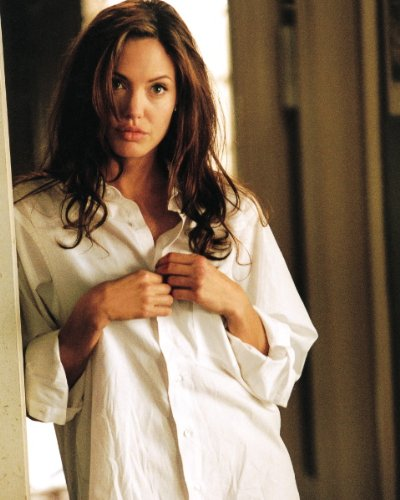
#> input picture POOSProjekat_FaceRecognition/test/51I5N-2UzhL.jpg, 400 x 500 px; its folder holds only this picture in this run
$ python DecriptorTest.py
#> lines starting #> are read from the running program, lines starting #| are printed output that depends on the picture; after the words box and inside, x2 and y2 are one past the last pixel; in counts of white or black regions, pixels touching at a corner belong together
import cv2
import os

# Get user supplied values
folderPath = "../test"
cascPath = "opencv-files/haarcascade_frontalface_alt.xml"
faceCascade = cv2.CascadeClassifier(cascPath)

subject_images_names = os.listdir(folderPath)

for image_name in subject_images_names:
    image = cv2.imread(folderPath+"/"+image_name)
#> image is the input picture: shape (500, 400, 3); mean B, G, R 91, 112.7, 132.7
    gray = cv2.cvtColor(image, cv2.COLOR_BGR2GRAY)
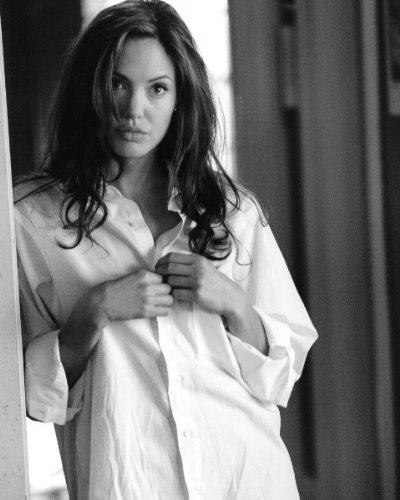
#> gray: shape (500, 400); min 3, max 255, mean 116.2
    # Detect faces in the image
    faces = faceCascade.detectMultiScale(gray,scaleFactor=1.05,minNeighbors=5,)
#> faces = [[90, 48, 99, 99]]

    print("Found {0} face(s)!".format(len(faces)))
#| Found 1 face(s)!

    # Draw a rectangle around the faces
    for (x, y, w, h) in faces:
        cv2.rectangle(image, (x, y), (x + w, y + h), (0, 255, 0), 2)
#> this loop made 1 pass
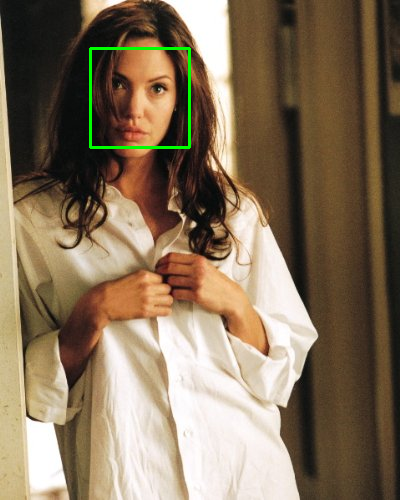
#> image: shape (500, 400, 3); 0.59% of pixels changed, all inside (x1, y1, x2, y2) = (89, 47, 191, 149)

    cv2.imshow("Faces found", image)
    cv2.waitKey(0)

$ run again, on POOSProjekat_FaceRecognition/test/harvey_specter_gabriel_macht_main.jpg
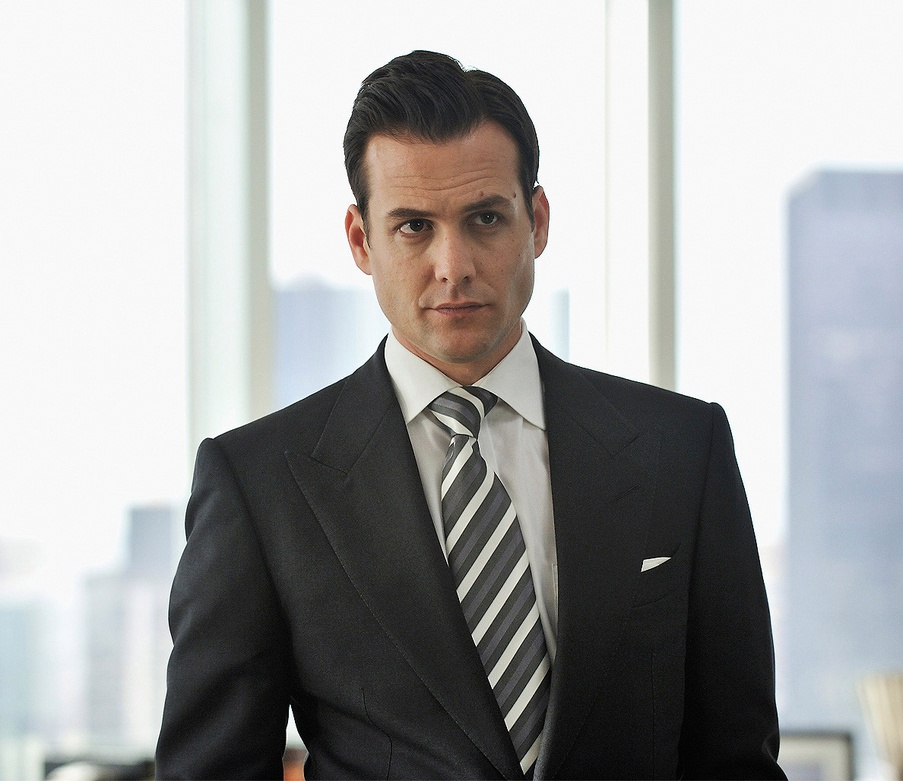
#> input picture POOSProjekat_FaceRecognition/test/harvey_specter_gabriel_macht_main.jpg, 903 x 781 px, shrunk from 1188 x 1028 before the run
#> image is the input picture: shape (781, 903, 3); mean B, G, R 162.9, 163.2, 162.8
#> `gray = cv2.cvtColor(image, cv2.COLOR_BGR2GRAY)`:
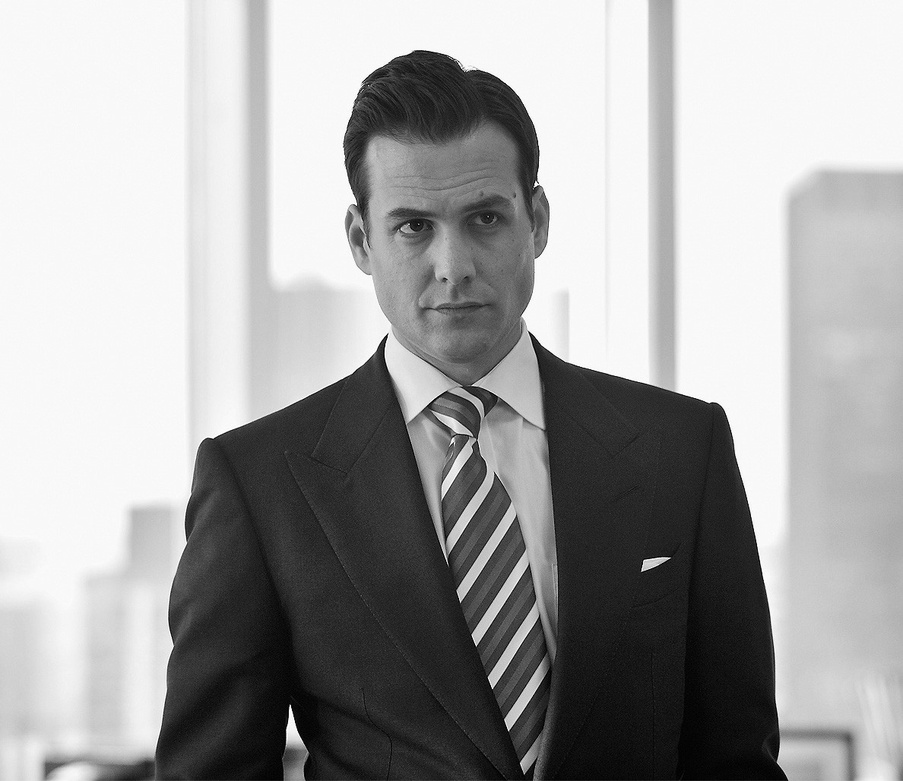
#> gray: shape (781, 903); min 0, max 255, mean 163.1
#> faces = [[345, 145, 209, 209]]
#| Found 1 face(s)!
#> the loop `for (x, y, w, h) in faces:` made 1 pass
#> after the loop `for (x, y, w, h) in faces:`:
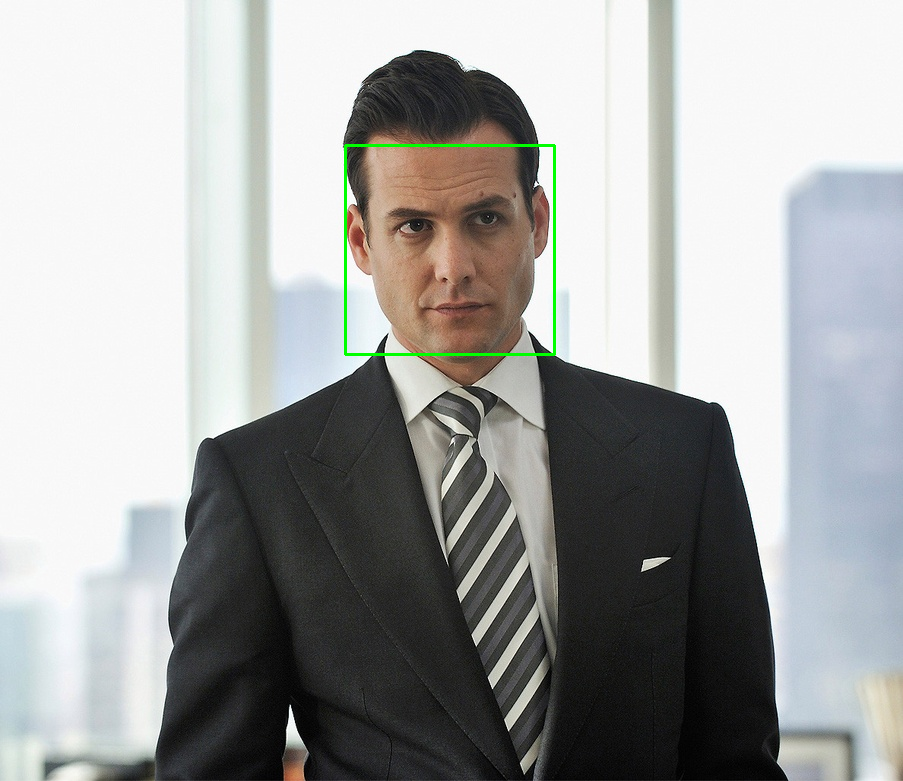
#> image: shape (781, 903, 3); 0.36% of pixels changed, all inside (x1, y1, x2, y2) = (344, 144, 556, 356)

$ run again, on POOSProjekat_FaceRecognition/test/suits_cast_donna_s8.jpg
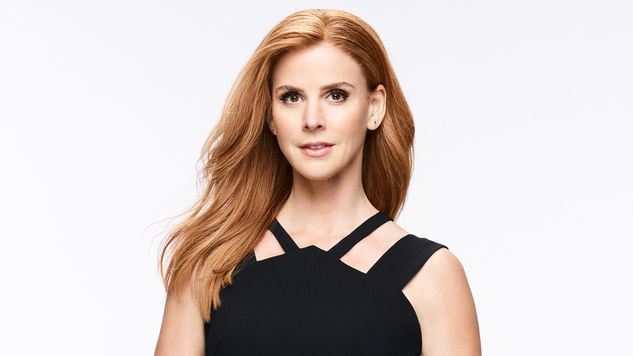
#> input picture POOSProjekat_FaceRecognition/test/suits_cast_donna_s8.jpg, 633 x 356 px
#> image is the input picture: shape (356, 633, 3); mean B, G, R 196.4, 200.8, 212
#> `gray = cv2.cvtColor(image, cv2.COLOR_BGR2GRAY)`:
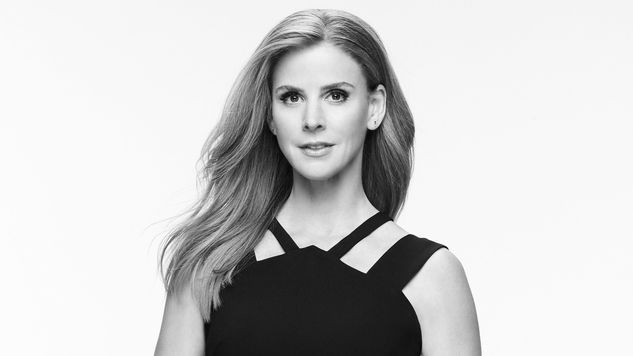
#> gray: shape (356, 633); min 1, max 255, mean 203.5
#> faces = [[256, 52, 118, 118]]
#| Found 1 face(s)!
#> the loop `for (x, y, w, h) in faces:` made 1 pass
#> after the loop `for (x, y, w, h) in faces:`:
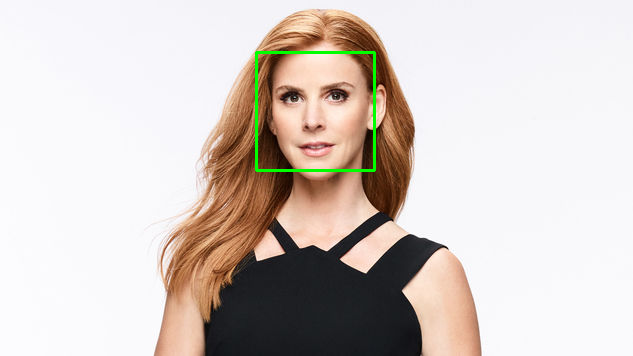
#> image: shape (356, 633, 3); 0.63% of pixels changed, all inside (x1, y1, x2, y2) = (255, 51, 376, 172)

$ run again, on POOSProjekat_FaceRecognition/test/Angelina-smoldered-her-2005-release-Mr-Mrs-Smith.JPG
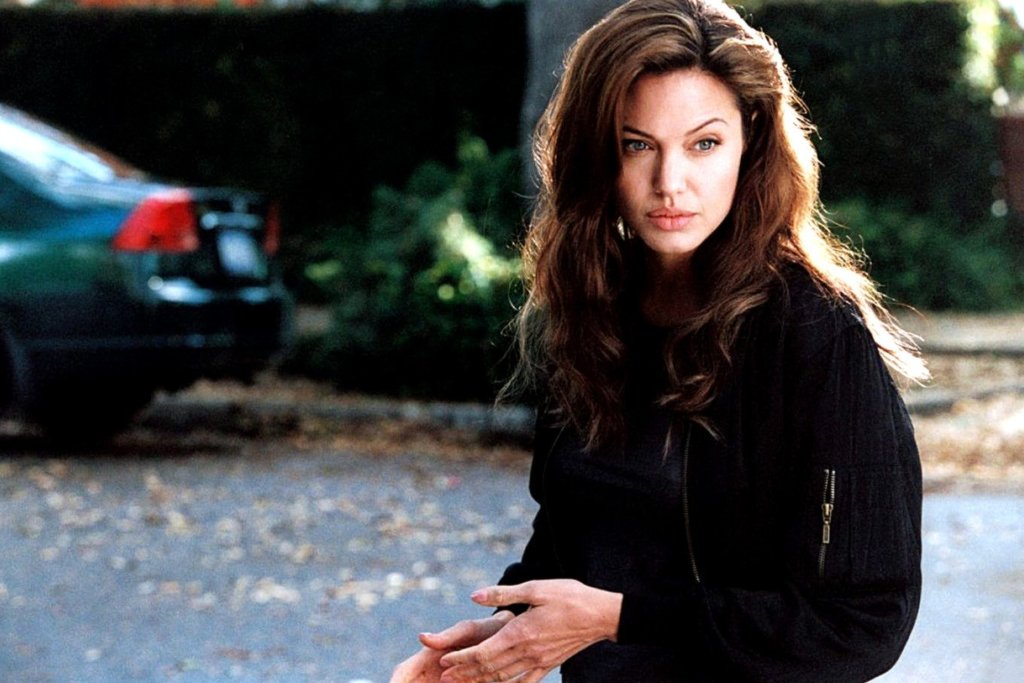
#> input picture POOSProjekat_FaceRecognition/test/Angelina-smoldered-her-2005-release-Mr-Mrs-Smith.JPG, 1024 x 683 px
#> image is the input picture: shape (683, 1024, 3); mean B, G, R 67.3, 66.8, 66.8
#> `gray = cv2.cvtColor(image, cv2.COLOR_BGR2GRAY)`:
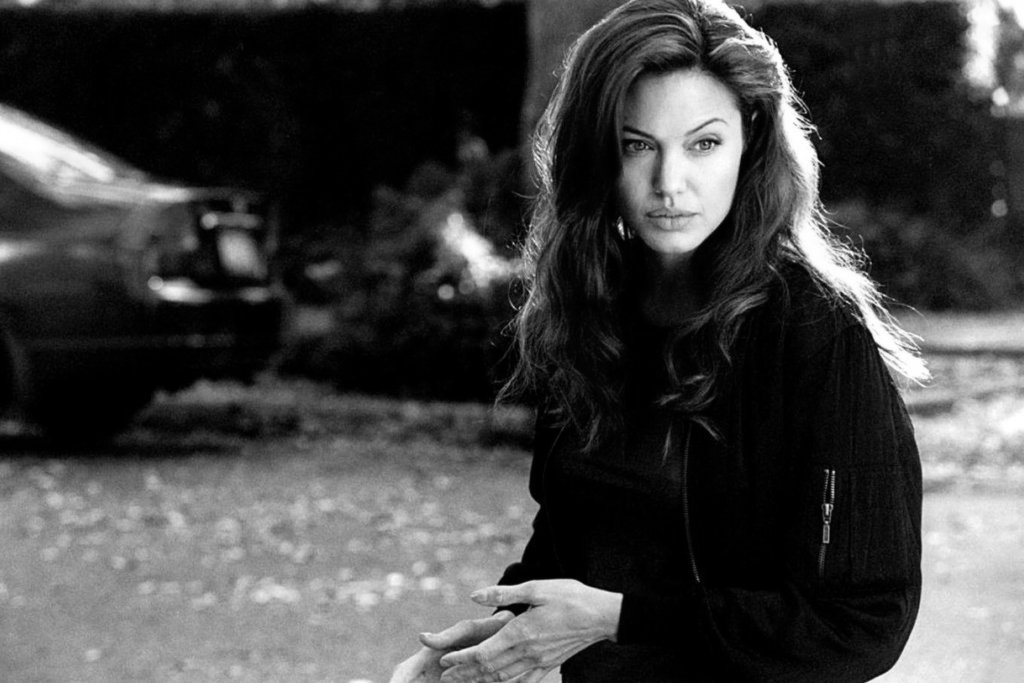
#> gray: shape (683, 1024); min 0, max 255, mean 66.8
#> faces = [[593, 86, 159, 159]]
#| Found 1 face(s)!
#> the loop `for (x, y, w, h) in faces:` made 1 pass
#> after the loop `for (x, y, w, h) in faces:`:
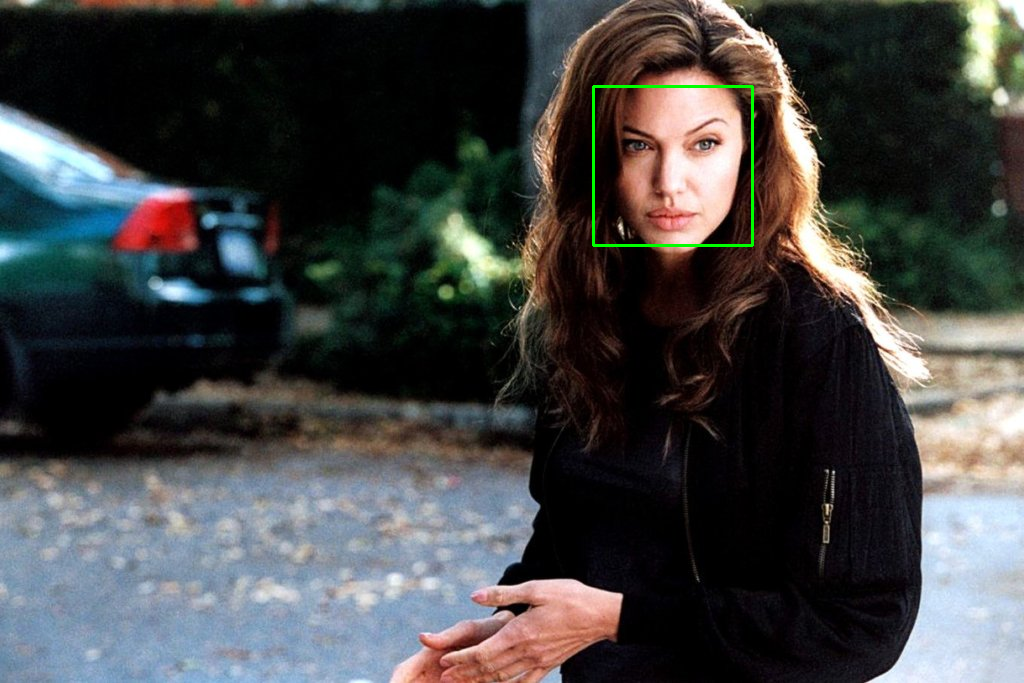
#> image: shape (683, 1024, 3); 0.27% of pixels changed, all inside (x1, y1, x2, y2) = (592, 85, 754, 247)
